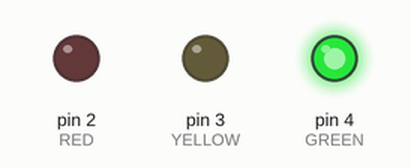
This sketch was run on a simulated Arduino Uno, built with avr-gcc and run on an emulated ATmega328P. Shown: output pins drawn as LEDs (lit = HIGH).

Above: at 1.5 s.
At 3.5 s:
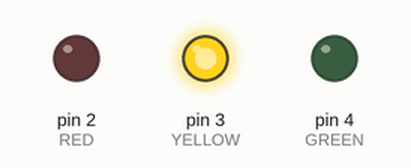
At 5.5 s:
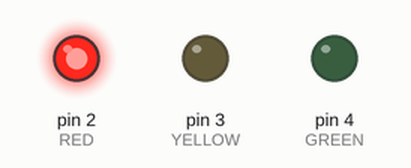
Timing chart, 0 to 9.1 s (numbered marks = the images above):
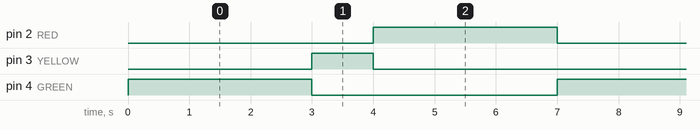

Measured:
- by itself, pin 2 (RED), pin 4 (GREEN): alternates HIGH for 3.0 s and LOW for 4.0 s
- by itself, pin 3 (YELLOW): alternates HIGH for 1.0 s and LOW for 6.0 s
- by itself, everything shown: repeats every 7.0 s, in 4 steps

The sketch:

index.ino
```cpp
// La consigne est la suivante : à partir des fonctions vues dans l'exemple Blink et des bases d'électroniques décrites cette semaine, vous devez réaliser un feu tricolore avec trois LED (une verte→broche 4, une orange→broche 3, une rouge→broche 2) qui devront être allumées comme suit :

// Les broches 2, 3 et 4 doivent être placées en OUTPUT
// Verte allumée pendant 3 secondes (la LED verte devra être la première LED à s'allumer)
// Orange allumée pendant 1 seconde (comme dans la vraie vie, verte devra s'éteindre et la LED orange s'allume en second)
// Rouge allumée pendant 3 secondes (après orange, on passe au rouge)
// Cette séquence devra être exécutée encore et encore en utilisant le bloc loop()!


int GREEN = 4;
int YELLOW = 3;
int RED = 2;

void turnLightOn(int led, int duration) {
    digitalWrite(led, HIGH);   // turn the LED on (HIGH is the voltage level)
    delay(duration);           // wait for x miliseconds
    digitalWrite(led, LOW);
}

void setup() {
  // put your setup code here, to run once:
  pinMode(GREEN, OUTPUT);
  pinMode(YELLOW, OUTPUT);
  pinMode(RED, OUTPUT);
}

void loop() {
  turnLightOn(GREEN, 3000);
  turnLightOn(YELLOW, 1000);
  turnLightOn(RED, 3000);
}
```
